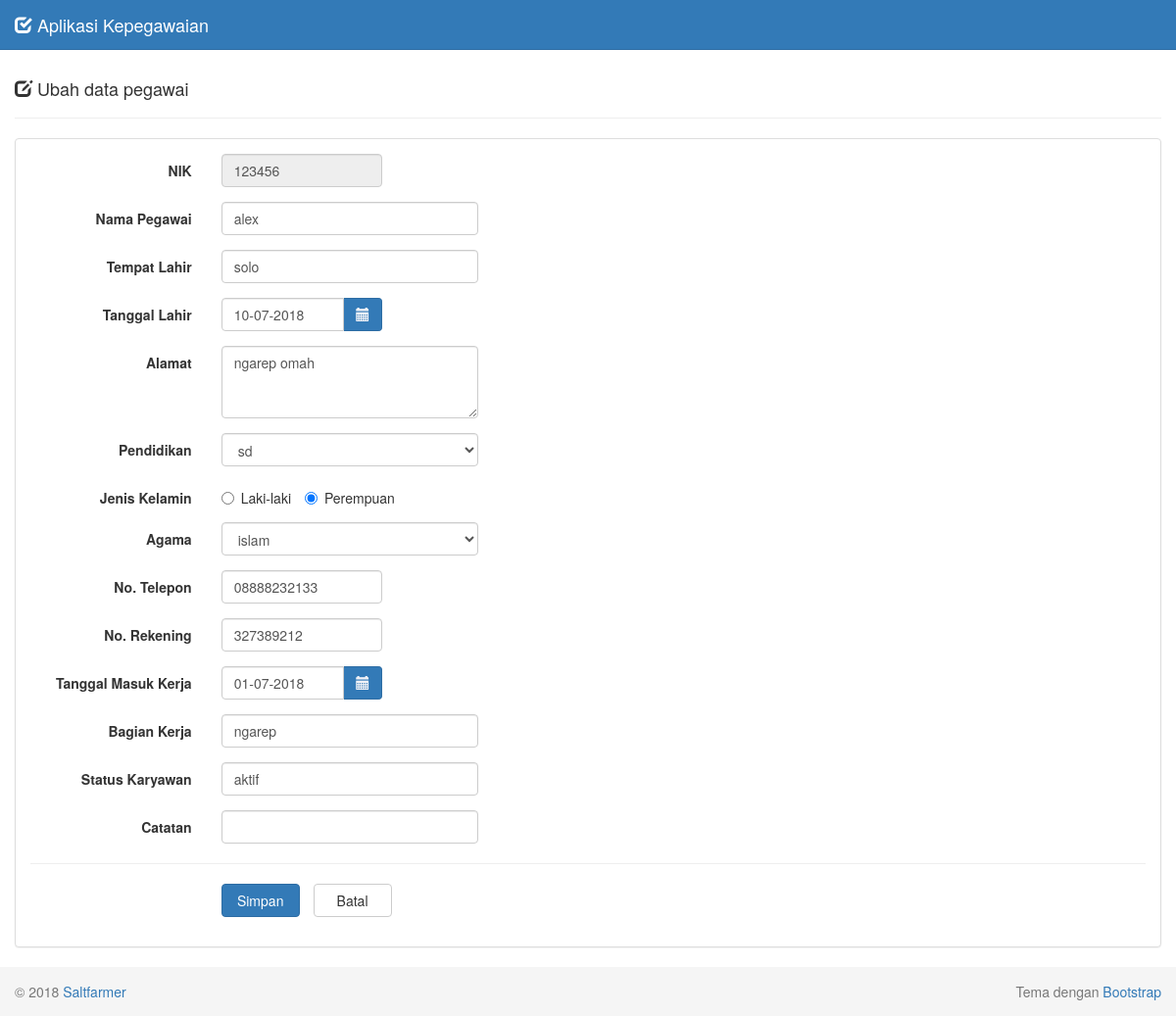
Page /?page=ubah&id=123456 on the committed database.
### tables this page shows
CREATE TABLE `pegawai` (
  `nik` int(10) NOT NULL,
  `nama` varchar(30) NOT NULL,
  `tempat_lahir` varchar(15) NOT NULL,
  `tanggal_lahir` date NOT NULL,
  `alamat` varchar(50) NOT NULL,
  `pendidikan` varchar(5) NOT NULL,
  `jenis_kelamin` varchar(10) NOT NULL,
  `agama` varchar(10) NOT NULL,
  `no_telepon` varchar(15) NOT NULL,
  `no_rekening` varchar(15) NOT NULL,
  `tanggal_masuk_kerja` date NOT NULL,
  `bagian_kerja` varchar(15) NOT NULL,
  `status_karyawan` varchar(10) NOT NULL,
  `catatan` varchar(25) NOT NULL
);

### form-ubah.php (the view, shortened to what this page needs)
<div class="row">
  <div class="col-md-12">
    <div class="page-header">
      <h4>
        <i class="glyphicon glyphicon-edit"></i>
        Ubah data pegawai
      </h4>
    </div>
    <?php
    if (isset($_GET['id'])) {
      $nik  = $_GET['id'];
      $sql  = mysql_query("SELECT * FROM pegawai WHERE nik='$nik'");
      $data = mysql_fetch_assoc($sql);
      $tanggal_1        = $data['tanggal_lahir'];
      $tgl_1            = explode('-',$tanggal_1);
      $tanggal_lahir  = $tgl_1[2]."-".$tgl_1[1]."-".$tgl_1[0];
      $tanggal_2        = $data['tanggal_masuk_kerja'];
      $tgl_2            = explode('-',$tanggal_2);
      $tanggal_masuk_kerja  = $tgl_2[2]."-".$tgl_2[1]."-".$tgl_2[0];
    }
    ?>
    <div class="panel panel-default">
      <div class="panel-body">
        <form class="form-horizontal" method="POST" action="proses-ubah.php">
          <div class="form-group">
            <label class="col-sm-2 control-label">NIK</label>
            <div class="col-sm-2">
              <input type="text" class="form-control" name="nik" value="<?php echo $data['nik']; ?>" readonly>
            </div>
          </div>
          <div class="form-group">
            <label class="col-sm-2 control-label">Nama Pegawai</label>
            <div class="col-sm-3">
              <input type="text" class="form-control" name="nama" autocomplete="off" value="<?php echo $data['nama']; ?>" required>
            </div>
          </div>
          <div class="form-group">
            <label class="col-sm-2 control-label">Tempat Lahir</label>
            <div class="col-sm-3">
              <input type="text" class="form-control" name="tempat_lahir" autocomplete="off" value="<?php echo $data['tempat_lahir']; ?>" required>
            </div>
          </div>
          <div class="form-group">
            <label class="col-sm-2 control-label">Tanggal Lahir</label>
            <div class="col-sm-2">
              <div class="input-group">
                <input type="text" class="form-control date-picker" data-date-format="dd-mm-yyyy" name="tanggal_lahir" autocomplete="off" value="<?php echo $tanggal_lahir; ?>" required>
                <span class="input-group-addon">
                  <i class="glyphicon glyphicon-calendar"></i>
                </span>
              </div>
            </div>
          </div>
          <div class="form-group">
            <label class="col-sm-2 control-label">Alamat</label>
            <div class="col-sm-3">
              <textarea class="form-control" name="alamat" rows="3" required><?php echo $data['alamat']; ?></textarea>
            </div>
          </div>
          <div class="form-group">
            <label class="col-sm-2 control-label">Pendidikan</label>
            <div class="col-sm-3">
              <select class="form-control" name="pendidikan" placeholder="Pilih Pendidikan" required>
                <option value="<?php echo $data['pendidikan']; ?>"><?php echo $data['pendidikan']; ?></option>
              </select>
            </div>
          </div>
          <div class="form-group">
            <label class="col-sm-2 control-label">Jenis Kelamin</label>
            <div class="col-sm-4">
            <?php
            if ($data['jenis_kelamin']=='Laki-laki') { ?>
              <label class="radio-inline">
                <input type="radio" name="jenis_kelamin" value="Laki-laki" checked> Laki-laki
              </label>
              <label class="radio-inline">
                <input type="radio" name="jenis_kelamin" value="Perempuan"> Perempuan
              </label>
            <?php
            } else { ?>
              <label class="radio-inline">
                <input type="radio" name="jenis_kelamin" value="Laki-laki"> Laki-laki
              </label>
              <label class="radio-inline">
                <input type="radio" name="jenis_kelamin" value="Perempuan" checked> Perempuan
              </label>
            <?php
            }
            ?>
            </div>
          </div>
          <div class="form-group">
            <label class="col-sm-2 control-label">Agama</label>
            <div class="col-sm-3">
              <select class="form-control" name="agama" placeholder="Pilih Agama" required>
                <option value="<?php echo $data['agama']; ?>"><?php echo $data['agama']; ?></option>
              </select>
            </div>
          </div>
          <div class="form-group">
            <label class="col-sm-2 control-label">No. Telepon</label>
            <div class="col-sm-2">
              <input type="text" class="form-control" name="no_telepon" autocomplete="off" maxlength="12" onKeyPress="return goodchars(event,'0123456789',this)" value="<?php echo $data['no_telepon']; ?>" required>
            </div>
          </div>
          <div class="form-group">
            <label class="col-sm-2 control-label">No. Rekening</label>
            <div class="col-sm-2">
              <input type="text" class="form-control" name="no_rekening" autocomplete="off" maxlength="15" onKeyPress="return goodchars(event,'0123456789',this)" value="<?php echo $data['no_rekening']; ?>" required>
            </div>
          </div>
          <div class="form-group">
            <label class="col-sm-2 control-label">Tanggal Masuk Kerja</label>
            <div class="col-sm-2">
              <div class="input-group">
                <input type="text" class="form-control date-picker" data-date-format="dd-mm-yyyy" name="tanggal_masuk_kerja" autocomplete="off" value="<?php echo $tanggal_masuk_kerja; ?>" required>
                <span class="input-group-addon">
                  <i class="glyphicon glyphicon-calendar"></i>
                </span>
              </div>
            </div>
          </div>
          <div class="form-group">
            <label class="col-sm-2 control-label">Bagian Kerja</label>
            <div class="col-sm-3">
              <input type="text" class="form-control" name="bagian_kerja" autocomplete="off" value="<?php echo $data['bagian_kerja']; ?>" required>
            </div>
          </div>
          <div class="form-group">
            <label class="col-sm-2 control-label">Status Karyawan</label>
            <div class="col-sm-3">
              <input type="text" class="form-control" name="status_karyawan" autocomplete="off" value="<?php echo $data['status_karyawan']; ?>" required>
            </div>
          </div>
          <div class="form-group">
            <label class="col-sm-2 control-label">Catatan</label>
            <div class="col-sm-3">
              <input type="text" class="form-control" name="catatan" value="<?php echo $data['catatan']; ?>" autocomplete="off">
            </div>
          </div>
          <hr/>
          <div class="form-group">
            <div class="col-sm-offset-2 col-sm-10">
              <input type="submit" class="btn btn-primary btn-submit" name="simpan" value="Simpan">
              <a href="index.php" class="btn btn-default btn-reset">Batal</a>
            </div>
          </div>
        </form>
      </div>
    </div>
  </div>
</div>

### assets/css/style.css (style rules this page uses)
body { padding-top: 40px; }
.input-group-addon { background-color: #337ab7; border: 1px solid #2e6da4; border-radius: 4px; color: #f1f2f7; }
.btn-submit { width: 80px; }
.btn-reset { width: 80px; margin-left: 10px; }

### rows in the picture
pegawai: nik "123456", nama "alex", tempat_lahir "solo", tanggal_lahir "10-07-2018", alamat "ngarep omah", pendidikan "sd", agama "islam", no_telepon "08888232133", no_rekening "327389212", tanggal_masuk_kerja "01-07-2018", bagian_kerja "ngarep", status_karyawan "aktif"
